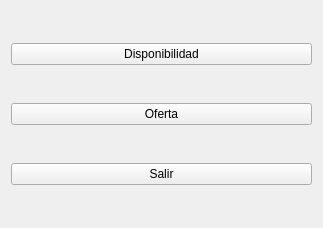
<?xml version="1.0" encoding="UTF-8"?>
<ui version="4.0">
 <class>MenuAsistente</class>
 <widget class="QWidget" name="MenuAsistente">
  <property name="geometry">
   <rect>
    <x>0</x>
    <y>0</y>
    <width>323</width>
    <height>228</height>
   </rect>
  </property>
  <property name="windowTitle">
   <string>Menu Asistente</string>
  </property>
  <property name="windowIcon">
   <iconset>
    <normaloff>../icons/MAP-Mi-Asistente-Personal-Icono-2.png</normaloff>../icons/MAP-Mi-Asistente-Personal-Icono-2.png</iconset>
  </property>
  <layout class="QGridLayout" name="gridLayout">
   <item row="3" column="0">
    <widget class="QPushButton" name="pushButton_3">
     <property name="text">
      <string>Salir</string>
     </property>
    </widget>
   </item>
   <item row="1" column="0">
    <widget class="QPushButton" name="pushButton">
     <property name="text">
      <string>Oferta</string>
     </property>
    </widget>
   </item>
   <item row="0" column="0">
    <widget class="QPushButton" name="pushButton_2">
     <property name="text">
      <string>Disponibilidad</string>
     </property>
    </widget>
   </item>
  </layout>
 </widget>
 <resources/>
 <connections/>
</ui>
